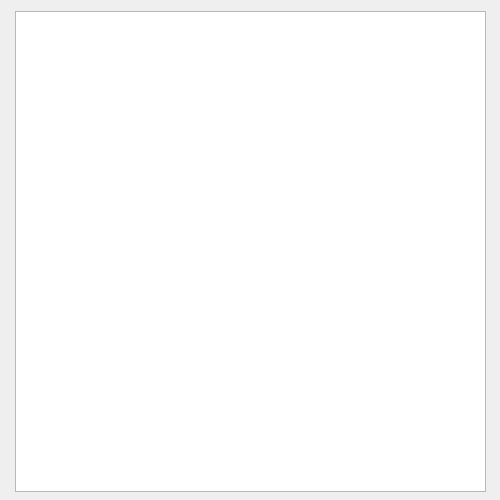
<?xml version="1.0" encoding="UTF-8"?>
<ui version="4.0">
 <class>Form</class>
 <widget class="QWidget" name="Form">
  <property name="geometry">
   <rect>
    <x>0</x>
    <y>0</y>
    <width>500</width>
    <height>500</height>
   </rect>
  </property>
  <property name="windowTitle">
   <string>Form</string>
  </property>
  <widget class="QTableWidget" name="itemtableWidget">
   <property name="geometry">
    <rect>
     <x>15</x>
     <y>11</y>
     <width>471</width>
     <height>481</height>
    </rect>
   </property>
  </widget>
 </widget>
 <resources/>
 <connections/>
</ui>
